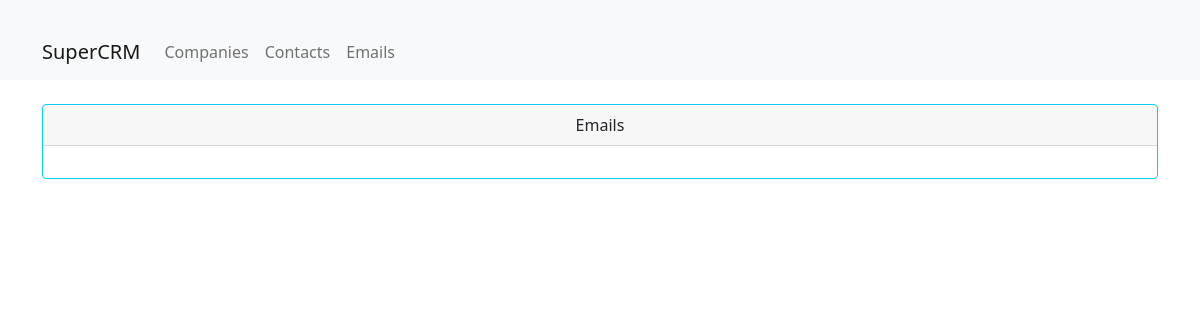
The app's page /emails, older data.
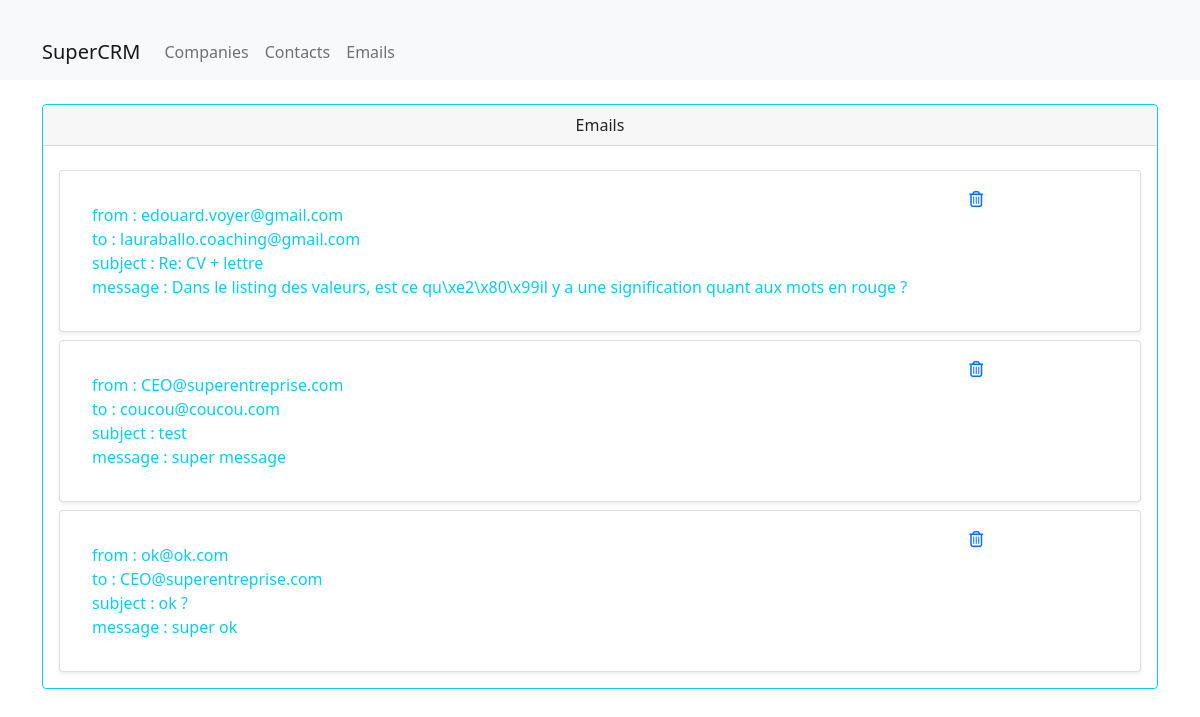
The same page, newer data.
### emails/models.py (models this page shows, shortened)
class Email(models.Model):
    contact_id = models.ForeignKey(Contact, on_delete=models.CASCADE,blank=True)
    from_email = models.EmailField(max_length=200)
    to_email =models.EmailField(max_length=200)
    email_subject = models.CharField(max_length=200)
    email_message = models.CharField(max_length=200)
    receive_time = models.DateTimeField(auto_now_add=True)
    class Meta:
        ordering = ["receive_time"]

### emails/views.py (the view)
# urls.py: path('emails', views.listEmail, name="List_Emails"),
def listEmail(request):
    emails = Email.objects.all()
    form = EmailForm()
    context = {
        'emails' : emails,
        'form' : form,
    }
    return render(request, 'emails/index.html', context)

### emails/templates/emails/index.html (shortened to what this page needs)
<!DOCTYPE html>
<html lang="en">
    <head>
        <link href="https://cdn.jsdelivr.net/npm/bootstrap@5.0.0/dist/css/bootstrap.min.css" rel="stylesheet">
    </head>
    <body>
        <nav class="navbar navbar-expand-lg navbar-light bg-light">
            <div class="container mt-4">
                <a class="navbar-brand" href="http://127.0.0.1:8000">
                    SuperCRM
                </a>
                <div class="collapse navbar-collapse" id="navbarSupportedContent">
                    <ul class="navbar-nav mr-auto">
                        <a class="nav-link" href="http://127.0.0.1:8000/companies">Companies </a>
                    </ul>
                    <ul class="navbar-nav mr-auto">
                        <a class="nav-link" href="http://127.0.0.1:8000/contacts">Contacts </a>
                    </ul>
                    <ul class="navbar-nav mr-auto">
                        <a class="nav-link" href="http://127.0.0.1:8000/emails">Emails </a>
                    </ul>
                </div>
            </div>
        </nav>
        <div class="container mt-4">
            <div class="row">
                <div class="col-12">
                    <div class="card border-info mb-3" >
                        <div class="card-header text-center">Emails</div>
                            <div class="card-body text-info">
                                {% for email in emails %}
                                    {% include 'emails/emaildisplay.html' %}
                                {% endfor %}
                            </div>
                        </div>
                    </div>
                </div>
            </div>
    </body>

### emails/templates/emails/emaildisplay.html (shortened to what this page needs)
<div class="card mt-2 shadow-sm">
    <div class="card-body">
        <div class="row">
            <div class="col-10">
                <div class="card-body text-info">
                    <div>from : {{ email.from_email }}</div>
                    <div>to : {{ email.to_email }}</div>
                    <div>subject : {{ email.email_subject }}</div>
                    <div>message : {{ email.email_message }}</div>
                </div>
            </div>
            <div class="col-1 close">
                <div class="col-1">
                    <a href="{% url 'emails:Delete_Email' email.id %}">
                        <i class="fa fa-trash-o" aria-hidden="true"></i>
                    </a>
                </div>
            </div>
        </div>
    </div>
</div>

Row changes from the older to the newer data that the page shows:
added Email: from_email "edouard.voyer@gmail.com", to_email "lauraballo.coaching@gmail.com", email_subject "Re: CV + lettre", email_message "Dans le listing des valeurs, est ce qu\\xe2\\x80\\x99il y a une signification quant aux mots en rouge ?"
added Email: from_email "CEO@superentreprise.com", to_email "coucou@coucou.com", email_subject "test", email_message "super message"
added Email: from_email "ok@ok.com", to_email "CEO@superentreprise.com", email_subject "ok ?", email_message "super ok"
